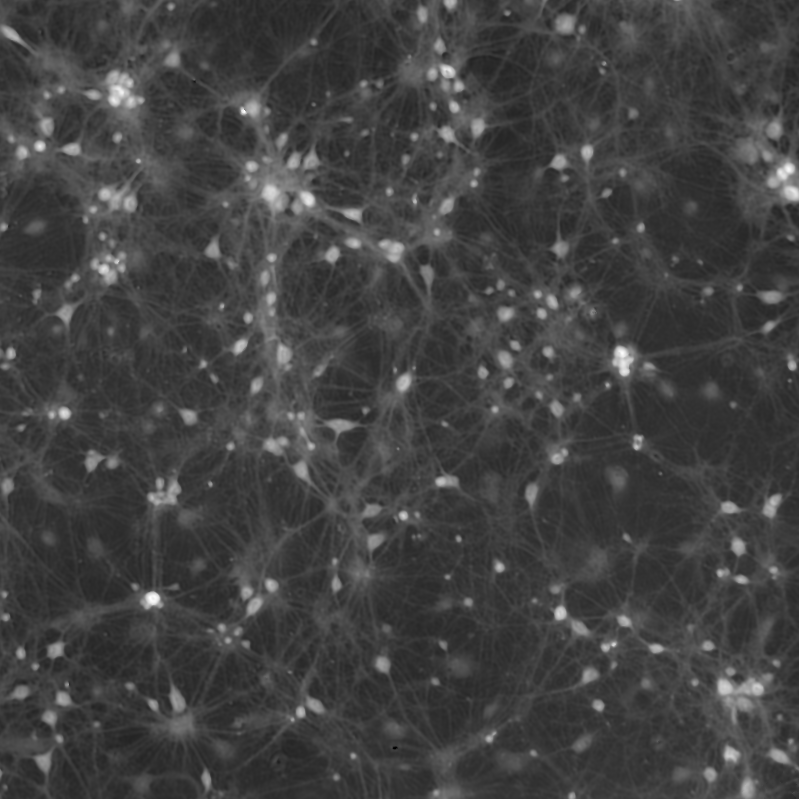
#> input picture UNet_Neurite/Manual/Avrg_Bw_5X_2.tif, 799 x 799 px, given as the content of the folder /Users/behnazyazdani/Unet_Cells/Img-Cells/image, which was not available
$ jupyter execute Image_Augmentation.ipynb   (older library calls are emulated)   (text cells are left out)
#> lines starting #> are read from the running program, lines starting #| are printed output that depends on the picture; pictures that were not available may be replaced by others from this repository, and a replacement may not be noted
[cell 1]
import skimage.io as io
import matplotlib.pyplot as plt
from PIL import Image
import os
import cv2
import numpy as np

[cell 2]
test_path="/Users/behnazyazdani/Unet_Cells/Img-Cells/image"
save_path = "/Users/behnazyazdani/Unet_Cells/Img-Cells/img_8bit"
as_gray = True
file_list = [f for f in os.listdir(test_path) if f[-3:]=="tif"]
#print(file_list)
for i in range(len(file_list)):
    img = Image.open(os.path.join(test_path,file_list[i]))
#> img is the input picture: PIL image 799x799 L; min 0, max 255, mean 65.9
    img = np.array(img)
    fimg = cv2.normalize(img, None, alpha = 0, beta = 255, norm_type = cv2.NORM_MINMAX, dtype = cv2.CV_8U)
    filename = os.path.join(save_path,os.path.splitext(file_list[i])[0]+".tif")
    io.imsave(filename,fimg)

[cell 3]
test_path="/Users/behnazyazdani/Unet_Cells/Img-Cells/Manual"
save_path = "/Users/behnazyazdani/Unet_Cells/Img-Cells/lbl_8bit"
as_gray = True
file_list = [f for f in os.listdir(test_path) if f[-3:]=="png"]
print(file_list)
for i in range(len(file_list)):
    img = Image.open(os.path.join(test_path,file_list[i]))
    img = np.array(img)
    img_uint8 = img.astype(np.uint8)
    #fimg = cv2.normalize(img, None, alpha = 0, beta = 1000, norm_type = cv2.NORM_MINMAX, dtype = cv2.CV_8U)
    mask_img = img_uint8>0.99
    filename = os.path.join(save_path,os.path.splitext(file_list[i])[0]+".tif")
    io.imsave(filename,mask_img)

[cell 4]
from random import randrange
mask_test_path="/Users/behnazyazdani/Unet_Cells/Img-Cells/lbl_8bit"
mask_save_path = "/Users/behnazyazdani/Unet_Cells/Img-Cells/aug/mask_aug"

img_test_path = "/Users/behnazyazdani/Unet_Cells/Img-Cells/img_8bit"
img_save_path = "/Users/behnazyazdani/Unet_Cells/Img-Cells/aug/img_aug"


mask_file_list = [f for f in os.listdir(mask_test_path) if f[-3:]=="tif"]
img_file_list = [f for f in os.listdir(img_test_path) if f[-3:]=="tif"]
list1 = [ele for ele in sorted(mask_file_list)]
list2 = [ele for ele in sorted(img_file_list)]


matrix = 128
sample = 5


for i in range(len(mask_file_list)):
    mask_img = Image.open(os.path.join(mask_test_path,list1[i]))
    img_img = Image.open(os.path.join(img_test_path,list2[i]))
    mask_img = np.array(mask_img)
    img_img = np.array(img_img)
    x, y = np.shape(img_img)
#> x = 799; y = 799
    for j in range(sample):
        x1 = randrange(0, x - matrix)
        y1 = randrange(0, y - matrix)
        DHM_img = img_img[x1:x1 + matrix, y1:y1 + matrix]
        mask = mask_img[x1:x1 + matrix, y1:y1 + matrix]
        io.imsave(os.path.join(img_save_path,str(list2[i].replace('.tif',''))+"_"+str(j)+".tif"),DHM_img)
        io.imsave(os.path.join(mask_save_path,str(list1[i]).replace('cp_masks.tif','')+str(j)+".tif"),mask)
#> this loop made 5 passes
#> pass 1, `DHM_img = img_img[x1:x1 + matrix, y1:y1 + matrix]`:
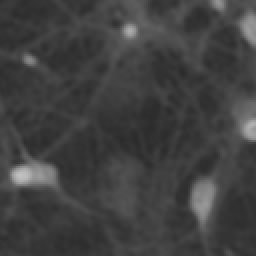
#> DHM_img: shape (128, 128) (shown 2 times larger); min 43, max 193, mean 64.6
#> pass 2, `DHM_img = img_img[x1:x1 + matrix, y1:y1 + matrix]`:
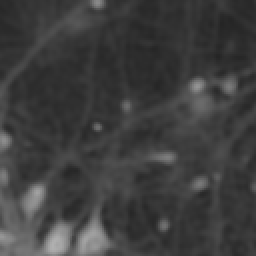
#> DHM_img: shape (128, 128) (shown 2 times larger); min 37, max 176, mean 62
#> pass 3, `DHM_img = img_img[x1:x1 + matrix, y1:y1 + matrix]`:
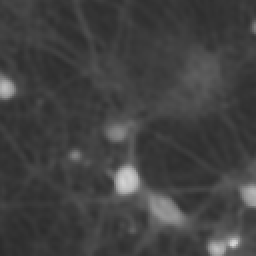
#> DHM_img: shape (128, 128) (shown 2 times larger); min 43, max 212, mean 65.5


plt.figure(figsize=(10,10))
plt.matshow(DHM_img, cmap='gray', fignum=0)
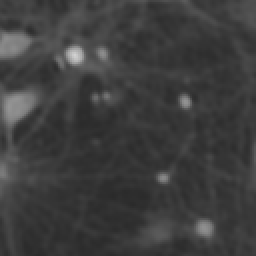
#> DHM_img: shape (128, 128) (shown 2 times larger); min 42, max 209, mean 61.7
plt.colorbar()
plt.show()
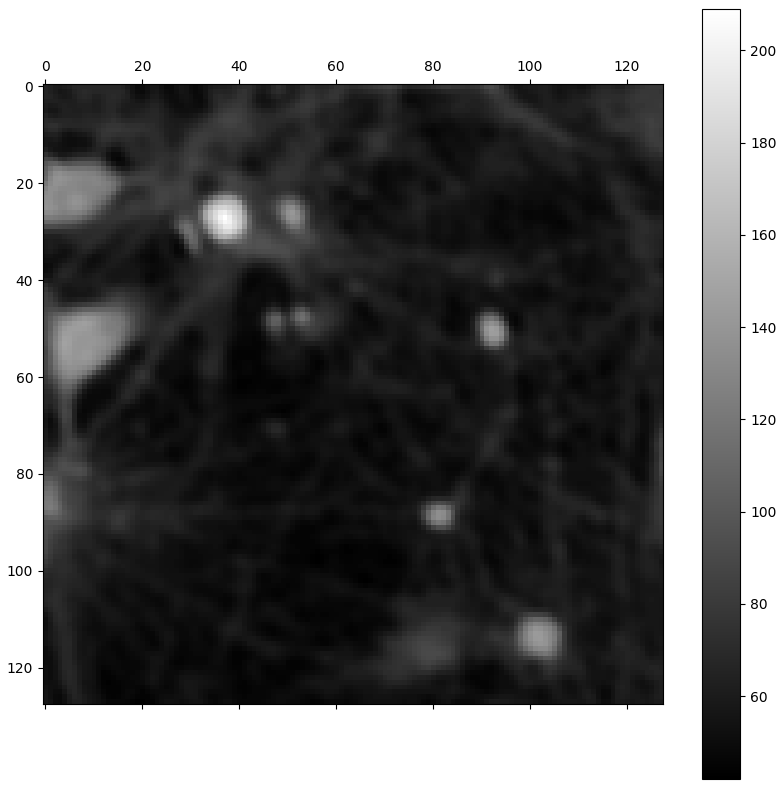
#> figure drawn by matplotlib, 2 panels

plt.figure(figsize=(10,10))
plt.matshow(mask, cmap='gray', fignum=0)
plt.colorbar()
plt.show()

$ run again, on UNet_Neurite/Manual/RatNeuron_3_666_Bw_2_5X.tif
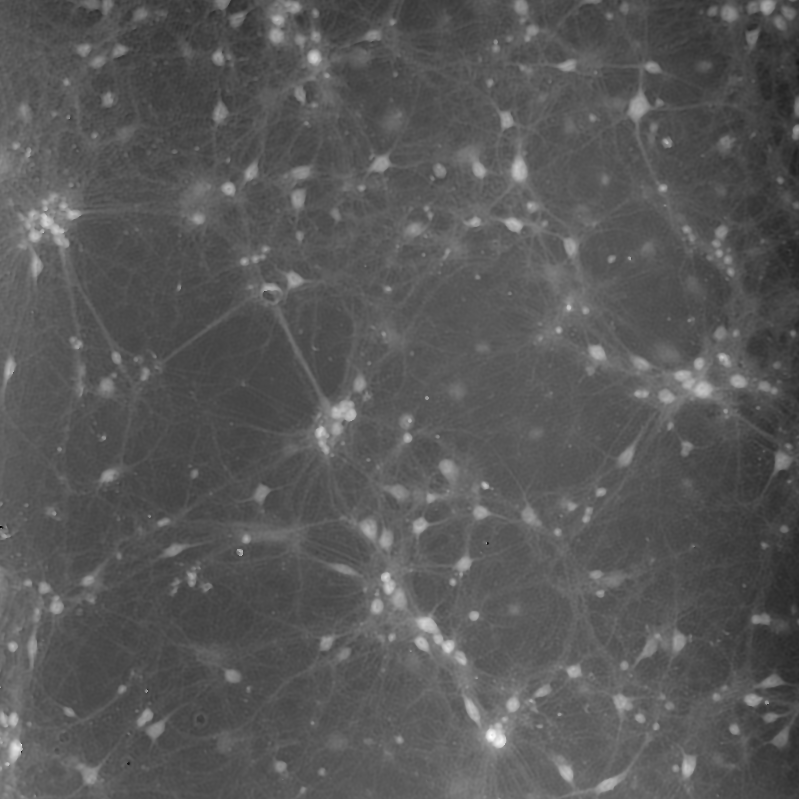
#> input picture UNet_Neurite/Manual/RatNeuron_3_666_Bw_2_5X.tif, 799 x 799 px, given as the content of the folder /Users/behnazyazdani/Unet_Cells/Img-Cells/image, which was not available
#> img is the input picture: PIL image 799x799 L; min 0, max 255, mean 87.9
#> `plt.matshow(DHM_img, cmap='gray', fignum=0)`:
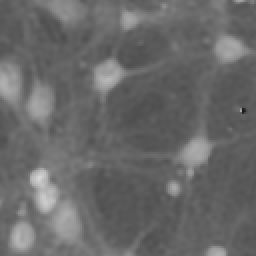
#> DHM_img: shape (128, 128) (shown 2 times larger); min 26, max 214, mean 104.8
#> `plt.show()`:
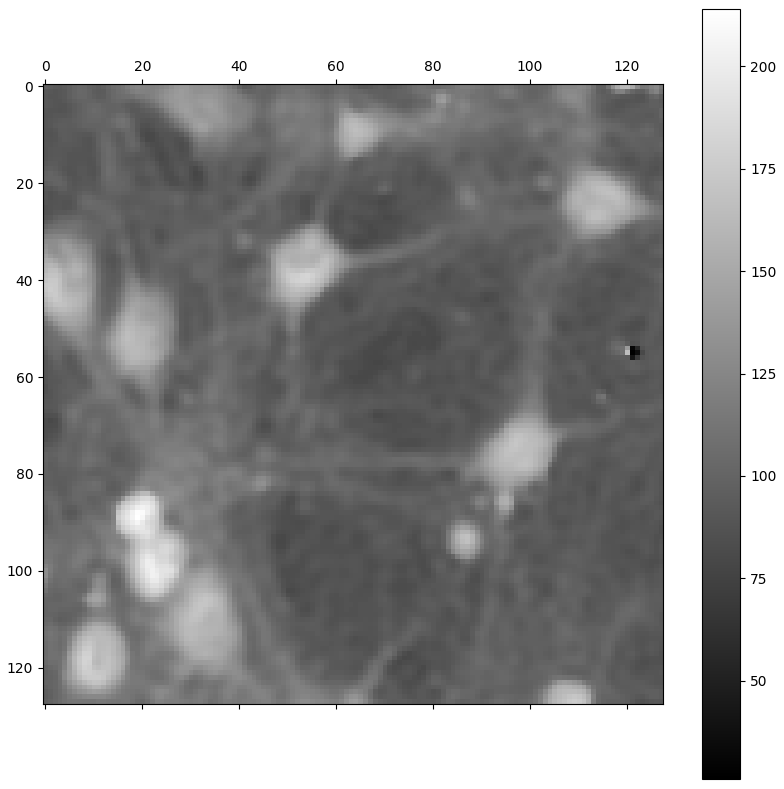
#> figure drawn by matplotlib, 2 panels

$ run again, on UNet_Neurite/Manual/RatNeuron_5_666_Bw_2_5X.tif
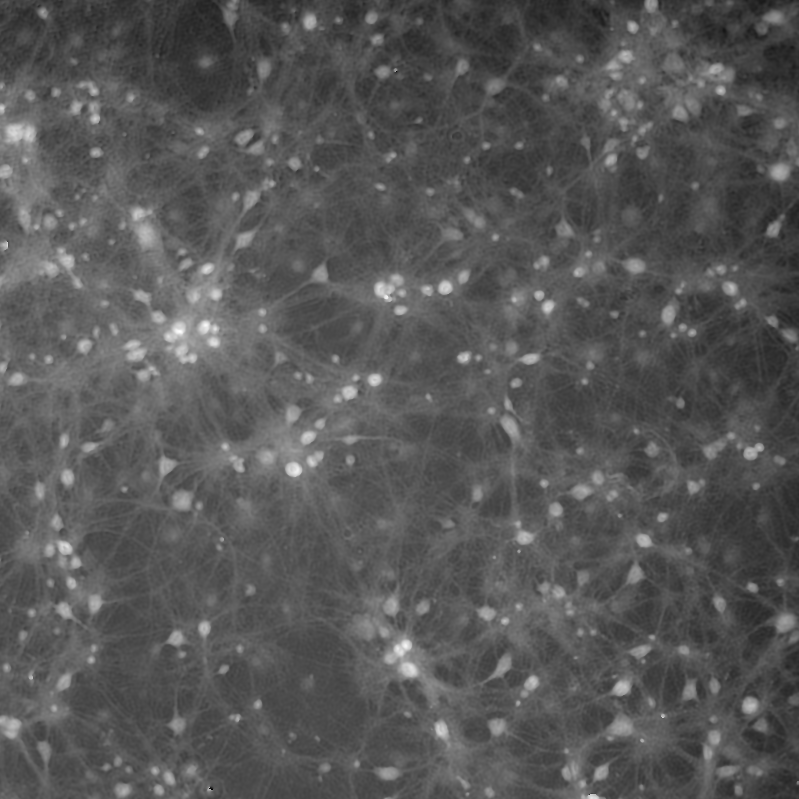
#> input picture UNet_Neurite/Manual/RatNeuron_5_666_Bw_2_5X.tif, 799 x 799 px, given as the content of the folder /Users/behnazyazdani/Unet_Cells/Img-Cells/image, which was not available
#> img is the input picture: PIL image 799x799 L; min 0, max 255, mean 87
#> `plt.matshow(DHM_img, cmap='gray', fignum=0)`:
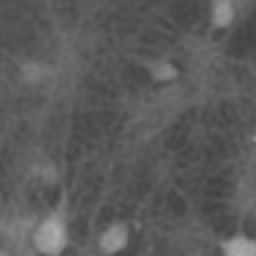
#> DHM_img: shape (128, 128) (shown 2 times larger); min 65, max 174, mean 91.6
#> `plt.show()`:
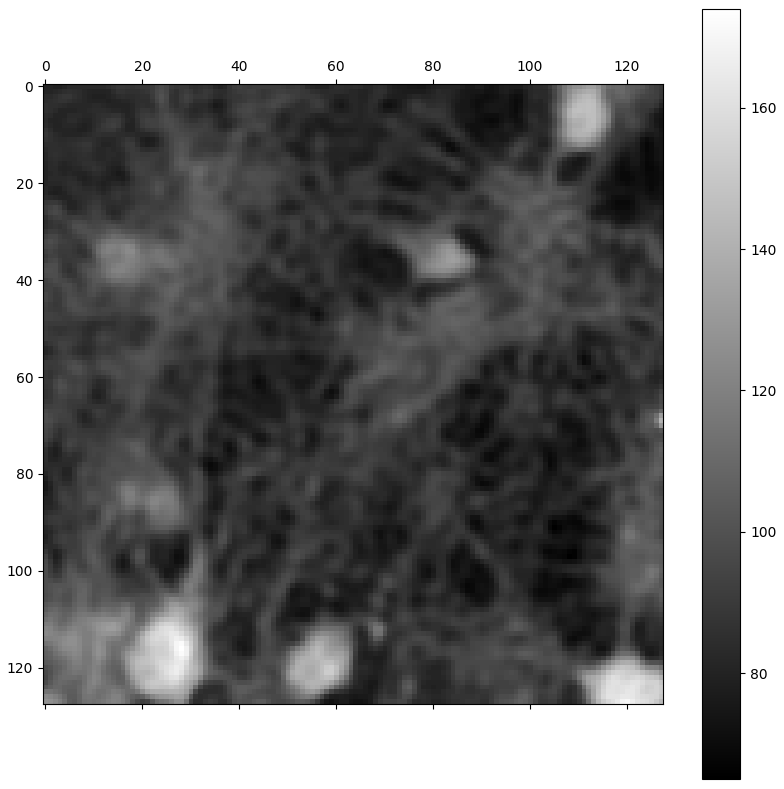
#> figure drawn by matplotlib, 2 panels
